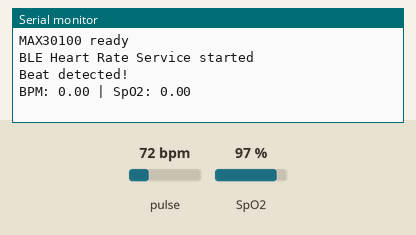
This sketch was run on a simulated ESP32. Shown: the last lines printed to the serial monitor. The inputs (shaded band) are chosen by the test bench; at power-on: pulse 72 bpm, SpO2 97 %. Nothing arrives over Bluetooth unless stated; a phone connects over Bluetooth LE 3 s after start.

Above: at 1.2 s.
1.3 s: pulse set to 42 bpm
At 2.7 s:
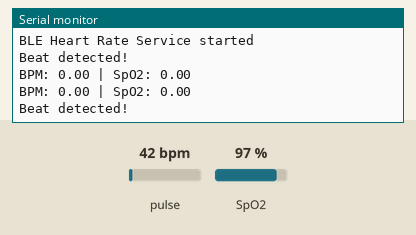
2.8 s: SpO2 set to 80 %
At 3.6 s:
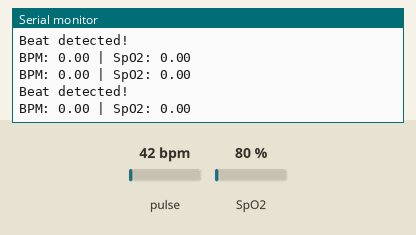
4.3 s: pulse set to 70 bpm
At 10.5 s:
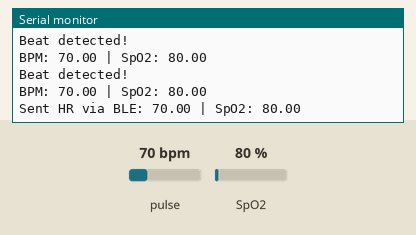
Timing chart, 0 to 12.0 s (numbered marks = the images above; inputs shaded):
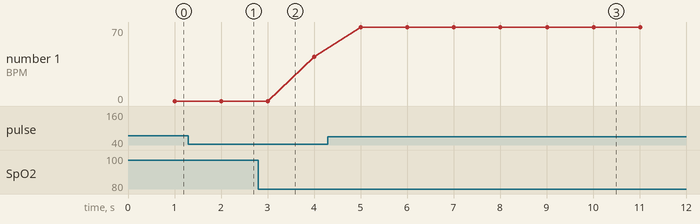

The sketch:

mainfirmware.ino
```cpp
#include <Wire.h>
#include "MAX30100_PulseOximeter.h"
#include <BLEDevice.h>
#include <BLEServer.h>
#include <BLEUtils.h>
#include <BLE2902.h>

PulseOximeter pox;

#define REPORTING_PERIOD_MS 1000

#define SERVICE_UUID        "180D"   // Heart Rate Service
#define CHARACTERISTIC_UUID "2A37"   // Heart Rate Measurement

BLECharacteristic *pCharacteristic;
bool deviceConnected = false;

uint32_t lastReport = 0;
float bpm = 0;
float spo2 = 0;

// BLE server callback
class MyServerCallbacks: public BLEServerCallbacks {
  void onConnect(BLEServer* pServer) {
    deviceConnected = true;
  }
  void onDisconnect(BLEServer* pServer) {
    deviceConnected = false;
  }
};

void onBeatDetected() {
  Serial.println("Beat detected!");
}

void setup() {
  Serial.begin(115200);

  // MAX30100 init
  if (!pox.begin()) {
    Serial.println("FAILED to initialize MAX30100");
    for(;;);
  } else {
    Serial.println("MAX30100 ready");
  }

  pox.setIRLedCurrent(MAX30100_LED_CURR_7_6MA);
  pox.setOnBeatDetectedCallback(onBeatDetected);

  // BLE init
  BLEDevice::init("ESP32_HEALTHBAND");
  BLEServer *pServer = BLEDevice::createServer();
  pServer->setCallbacks(new MyServerCallbacks());

  BLEService *pService = pServer->createService(SERVICE_UUID);

  pCharacteristic = pService->createCharacteristic(
                      CHARACTERISTIC_UUID,
                      BLECharacteristic::PROPERTY_NOTIFY
                    );

  pCharacteristic->addDescriptor(new BLE2902());
  pService->start();

  pServer->getAdvertising()->start();
  Serial.println("BLE Heart Rate Service started");
}

void loop() {
  pox.update();

  if (millis() - lastReport > REPORTING_PERIOD_MS) {
    lastReport = millis();
    bpm = pox.getHeartRate();
    spo2 = pox.getSpO2();

    Serial.print("BPM: ");
    Serial.print(bpm);
    Serial.print(" | SpO2: ");
    Serial.println(spo2);

    // Gửi qua BLE mỗi 10 giây
    static unsigned long lastSend = 0;
    if (deviceConnected && millis() - lastSend > 10000) {
      lastSend = millis();

      // Dữ liệu Heart Rate Measurement (theo chuẩn BLE)
      uint8_t heartRate[2];
      heartRate[0] = 0x06;         // Flags
      heartRate[1] = (uint8_t)bpm; // BPM

      pCharacteristic->setValue(heartRate, 2);
      pCharacteristic->notify();

      Serial.println("Sent HR via BLE: " + String(bpm) + " | SpO2: " + String(spo2));
    }
  }
}
```

Measured:
- after the input at 4.3 s, the serial monitor: prints a new line after 0.71 s (image 3)
- plotted number 1: 42 → 70 after the input at 4.3 s
